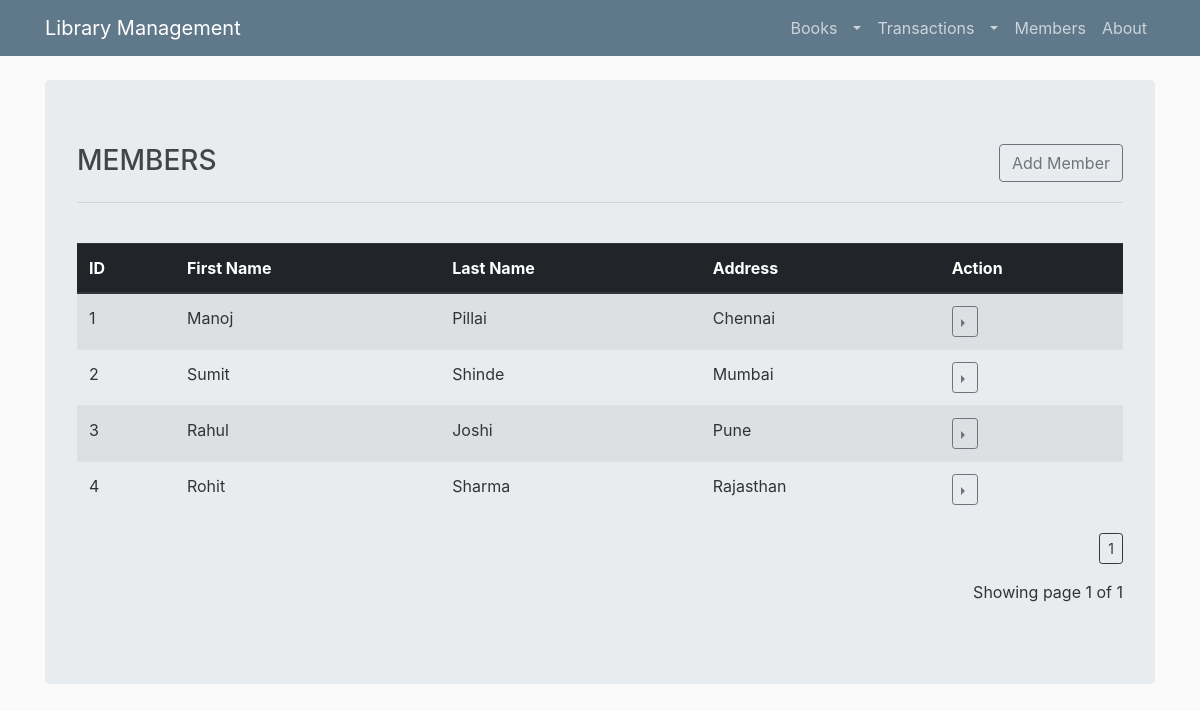
The app's page /members/1, older data.
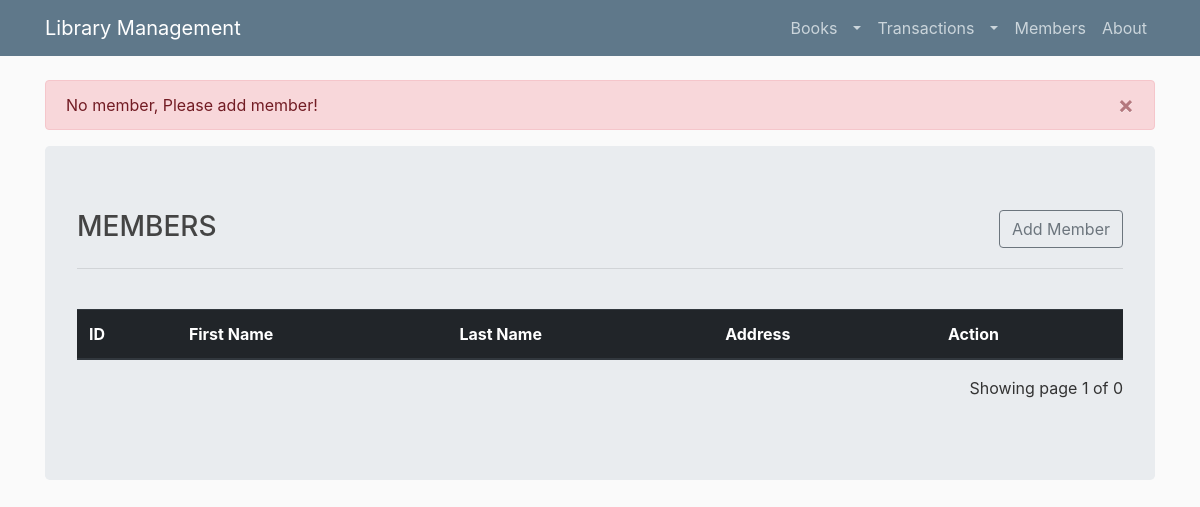
The same page, newer data.
### models.py (models this page shows)
class Member(db.Model):
    id = db.Column(db.Integer, primary_key=True)
    member_fname = db.Column(db.String(), nullable=False)
    member_lname = db.Column(db.String(), nullable=False)
    member_address = db.Column(db.String(100))
    date_created = db.Column(db.DateTime(), default=datetime.utcnow)
    date_updated = db.Column(db.DateTime(), default=datetime.utcnow)
    transaction = db.relationship("Transaction")

### lib_main.py (the view)
@app.route('/members/<int:page_num>', methods=['GET'])
def members(page_num):
    if request.method == 'GET':
        all_members = Member.query.paginate(per_page=20, page=page_num)
        if len(all_members.items) != 0:
            return render_template('all_members.html', all_members=all_members)
        else:
            flash('No member, Please add member!', category='error')
            return render_template('all_members.html', all_members=all_members)

### templates/all_members.html (shortened to what this page needs)
{% extends "layout.html" %}
{% block content %}
<div class="jumbotron">
        <div class="row">
            <div class="col-3">
                <h3>MEMBERS</h3>
            </div>
            <div class="col-9">
                <a href="{{url_for('add_member')}}" class="btn btn-outline-secondary float-right" type="submit" data-toggle="modal" data-target="#AddMemberModal"> Add Member</a>
            </div>
        </div><hr><br>
        <table style="width:100%" class="table table-striped">
            <thead class="thead-dark">
            <tr>
                <th scope="col">ID</th>
                <th scope="col">First Name</th>
                <th scope="col">Last Name</th>
                <th scope="col">Address</th>
                <th scope="col">Action</th>
            </tr>
            </thead>
            {% for member in all_members.items %}
            <tr>
                <td>{{member['id']}}</td>
                <td>{{member['member_fname']}}</td>
                <td>{{member['member_lname']}}</td>
                <td>{{member['member_address']}}</td>
                <td>
                    <div class="btn-group dropright">
                      <button type="button" class="btn btn-outline-secondary btn-sm dropdown-toggle" data-toggle="dropdown" aria-haspopup="true" aria-expanded="false"></button>
                    </div>
                </td>
            </tr>
            {% endfor %}
        </table>
        <div class="text-right">
      {% for page in all_members.iter_pages(left_edge=3, right_edge=3, left_current=3, right_current=3) %}
        {% if page %}
          <a class="btn btn-outline-dark btn-sm" href="{{ url_for('members', page_num=page) }}">{{ page }}</a>
        {% else %}
          ...
        {% endif %}
      {% endfor %}
        <p class="text-right mt-3">
            Showing page {{ all_members.page }} of {{ all_members.pages }}
        </p>
    </div>
</div>
{% endblock %}

Row changes from the older to the newer data that the page shows:
removed Member: id "1", member_fname "Manoj", member_lname "Pillai", member_address "Chennai"
removed Member: id "2", member_fname "Sumit", member_lname "Shinde", member_address "Mumbai"
removed Member: id "3", member_fname "Rahul", member_lname "Joshi", member_address "Pune"
removed Member: id "4", member_fname "Rohit", member_lname "Sharma", member_address "Rajasthan"
Text that changed along with them:
{{ all_members.pages }}: "1" → "0"
new list line: "No member, Please add member! ×"
list line gone: "1"
